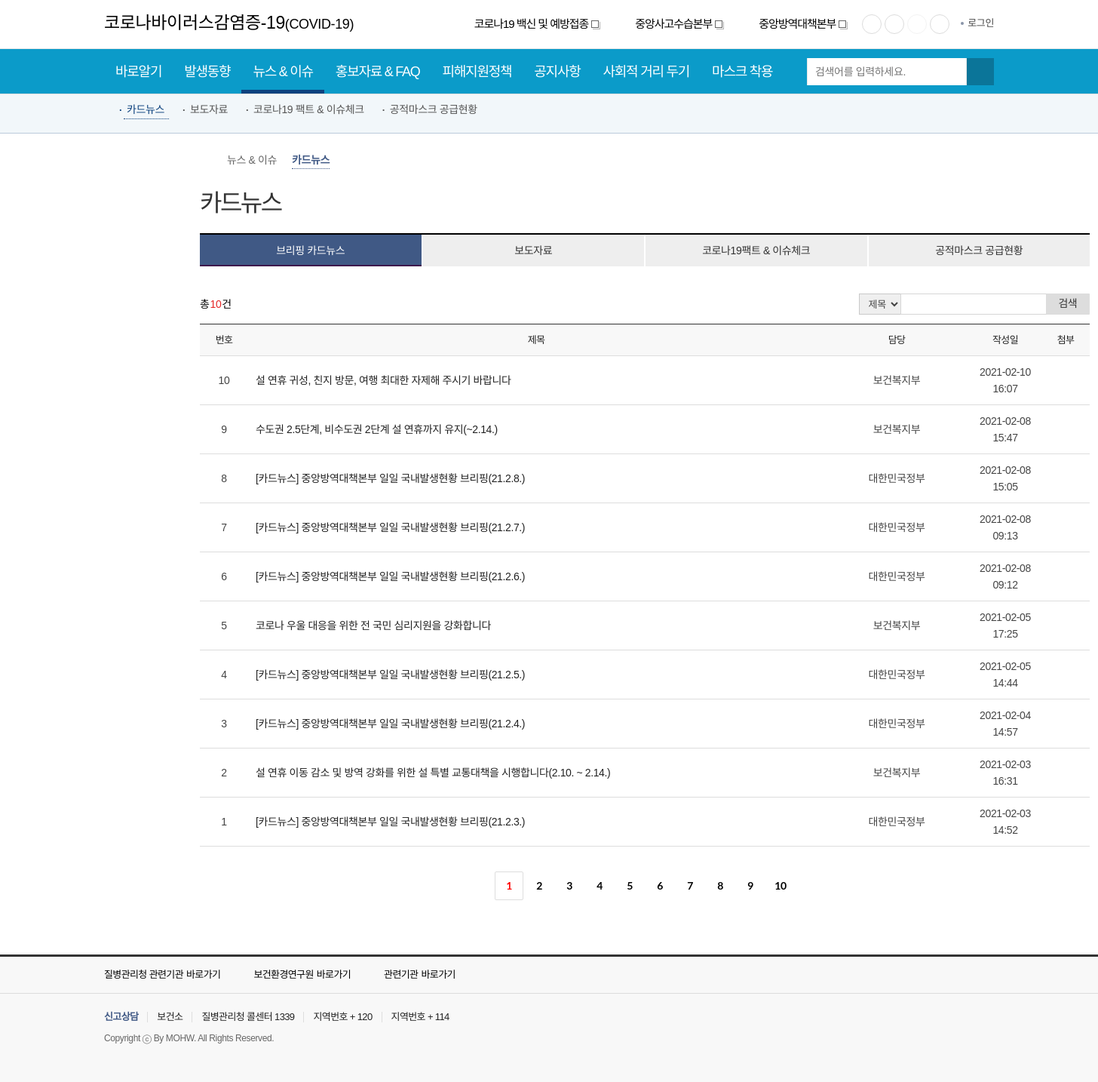
Page /news/ on the committed database.
### copycatApp/models.py (models this page shows, shortened)
class News(models.Model):
    number = models.IntegerField(default =1)
    title = models.CharField(max_length=70)
    manager = models.CharField(max_length=50)
    day = models.CharField(max_length=50)
    cardnews = models.ImageField(blank = True, null = True)

### copycatApp/views.py (the view)
# urls.py: path('',copycatApp.views.news,name="news"),
def news(request):
    newslist = News.objects.all().order_by('-number')
    return render(request, 'news.html',{'newslist':newslist})

### copycatApp/templates/news.html (shortened to what this page needs)
<!DOCTYPE html>
<html>
<head>
</head>
<body>
    <header class="header_lay">
        <div class="top">
            <div>
                <div class="n_left">
                    <h1 class="corona_h1"><a href="{% url 'main' %}">코로나바이러스감염증-19<span>(COVID-19)</span></a></h1>
                </div>
                <div class="n_right">
                    <ul class="shim">
                        <li><a href="http://ncv.kdca.go.kr/" target="_blank" title="새창">코로나19 백신 및 예방접종<i class="ico_window"><span class="hdn">새창</span></i></a></li>
                        <li><a href="http://www.mohw.go.kr/" target="_blank" title="새창">중앙사고수습본부<i class="ico_window"><span class="hdn">새창</span></i></a></li>
                        <li><a href="http://www.kdca.go.kr/" target="_blank" title="새창">중앙방역대책본부<i class="ico_window"><span class="hdn">새창</span></i></a></li>
                    </ul>
                    <ul class="sns">
                        <li class="facebook"><a href="http://www.facebook.com/koreadca" target="_blank" title="질병관리청 페이스북으로 새창">페이스북<i class="ico_window"><span class="hdn">새창</span></i></a></li>
                        <li class="youtube"><a href="https://youtube.com/channel/UCa7-3Zvxg-5Rfxgu3RQY_gw" target="_blank" title="질병관리청 유튜브 새창">유튜브<i class="ico_window"><span class="hdn">새창</span></i></a></li>
                        <li class="post"><a href="https://post.naver.com/my.nhn?memberNo=20182790" target="_blank" title="질병관리청 포스트 새창">포스트<i class="ico_window"><span class="hdn">새창</span></i></a></li>
                        <li class="twitter"><a href="http://twitter.com/koreadca" target="_blank" title="질병관리청 트위터 새창">트위터<i class="ico_window"><span class="hdn">새창</span></i></a></li>
                    </ul>
                     <ul class="country">
                        {% if user.is_authenticated %}
                            {{user.username}}님
                            <li><a href="{% url 'logout' %}">로그아웃<i class="ico_window"><span class="hdn">새창</span></i></a></li>
                        {% else %}
                            <li><a href="{% url 'signin' %}">로그인<i class="ico_window"><span class="hdn">새창</span></i></a></li>
                        {% endif %}
                    </ul>
                </div>
            </div>
        </div>
    </header>
    <div class="menubar_lay">
        <div id="header" class="header">
                <div>
                    <div class="h_right">
                        <div id="gnb" class="gnb subfix t_dp_n m_dp_n">
                            <ul>
                                <li><a href="#">바로알기</a>
                                </li>
                                <li class=""><a href="#">발생동향</a>
                                </li>
                                <li class="on"><a href="#">뉴스 &amp; 이슈</a>
                                    <div class="g_fixsub" style="display: block;"><div>
                                        <ul>
                                            <li class="on"><a href="#">카드뉴스</a></li>
                                            <li><a href="#">보도자료</a></li>
                                            <li><a href="#">코로나19 팩트 &amp; 이슈체크</a></li>
                                            <li><a href="#">공적마스크 공급현황</a></li>
                                        </ul>
                                    </div></div>
                                </li>
                                <li><a href="#">홍보자료 &amp; FAQ</a>
                                </li>
                                <li class=""><a href="#">피해지원정책</a>
                                </li>
                                <li class=""><a href="#">공지사항</a>
                                </li>
                                <li class=""><a href="/#">사회적 거리 두기</a>
                                </li>
                                <li><a href="#">마스크 착용</a>
                                </li>
                            </ul>
                        </div>
                        <div class="p_search">
                            <form id="searchForm1" name="searchForm" action="/search/search.jsp" method="post">
                                <div class="n_search">
                                    <input type="text" name="searchTerm" id="searchTerm" value="" placeholder="검색어를 입력하세요.">
                                    <input type="submit" class="btn_search" onclick="search( 'searchForm1' );"><span class="hdn">검색</span>
                                </div>
                            </form>
                        </div>
                    </div>
                </div>
    </div>
    <section class="one">
    <div class="report">
        <div>
            <div class="sub_top">
                <div class="st_navigation">
                    <ul>
                        <li><a href="/"><span class="hdn">홈</span></a></li>
                        <li><a href="#" >뉴스 &amp; 이슈</a></li>
                        <li><a href="#">카드뉴스</a></li>
                    </ul>
                </div>
                <div class="st_title">
                    <div class="fl_l">
                        <h3>카드뉴스</h3>
                    </div>
                </div>
            </div>
            <div class="sub_btn cnt4-4-2">
                <ul>
                    <li class="on"><a href="#"><span>브리핑 카드뉴스</span><em class="hdn">선택됨</em></a></li>
                    <li><a href="#"><span>보도자료</span></a></li>
                    <li><a href="#"><span>코로나19팩트 & 이슈체크</span></a></li>
                    <li><a href="#"><span>공적마스크 공급현황</span></a></li>
                </ul>
            </div>
            <div class="board_top">
                <div class="fl_l">
                    <p class="bt_count">총<strong>10</strong>건</p>
                </div>
                <div class="fl_r">
                    <fieldset>
                        <div class="bt_srch">
                            <div class="bts_slct">
                                <select id="u_shcate" name="search_item" class="select" title="검색항목 선택">
                                    <option value="1">제목</option>
                                </select>
                            </div>
                            <div>
                                <input type="text" id="search_content" name="search_content" value="" title="검색어를 입력하세요.">
                            </div>
                            <div class="bts_btn">
                                <input type="submit" class="btn btn_sm btn_gray" value="검색">
                            </div>
                        </div>
                    </fieldset>
                </div>
            </div>
            <div class="board_list">
                <table>
                    <colgroup>
                        <col class="m_dp_n" style="width:64px;">
                        <col>
                        <col class="m_dp_n" style="width:192px;">
                        <col style="width:96px;">
                        <col class="m_dp_n" style="width:64px;">
                    </colgroup>
                    <thead>
                        <tr>
                            <th class="m_dp_n" scope="col">번호</th>
                            <th scope="col">제목</th>
                            <th class="m_dp_n" scope="col">담당</th>
                            <th scope="col">작성일</th>
                            <th class="m_dp_n" scope="col">첨부</th>
                        </tr>
                    </thead>
                    <tbody>
                        <tr>{% for n in newslist.all %}
                            <td class="m_dp_n">{{n.number}}</td>
                            <td class="ta_l">
                                <a class="bl_link" href="{% url 'copycatApp:form' n.id %}">{{n.title}}</a>
                                <span class="ico_new"><span class="hdn">new</span></span>
                            </td>
                            <td class="m_dp_n">{{n.manager}}</td>
                            <td>{{n.day}}</td>
                            <td class="m_dp_n"></td>
                        </tr>
                    </tbody>
                    {% endfor %}
                </table>
            </div>
            <div class="paging">
                <a href="#" class="p_first" title="처음" onclick="fn_search(1); return false;"><span class="hdn">처음페이지</span></a><a href="#" class="p_prev" title="이전" onclick="fn_search(1); return false;"><span class="hdn">이전페이지</span></a>&nbsp;&nbsp;<strong>1</strong>&nbsp;&nbsp;<a href="#" onclick="fn_search(2); return false;">2</a>&nbsp;&nbsp;<a href="#" onclick="fn_search(3); return false;">3</a>&nbsp;&nbsp;<a href="#" onclick="fn_search(4); return false;">4</a>&nbsp;&nbsp;<a href="#" onclick="fn_search(5); return false;">5</a>&nbsp;&nbsp;<a href="#" onclick="fn_search(6); return false;">6</a>&nbsp;&nbsp;<a href="#" onclick="fn_search(7); return false;">7</a>&nbsp;&nbsp;<a href="#" onclick="fn_search(8); return false;">8</a>&nbsp;&nbsp;<a href="#" onclick="fn_search(9); return false;">9</a>&nbsp;&nbsp;<a href="#" onclick="fn_search(10); return false;">10</a>&nbsp;&nbsp;<a href="" class="p_next" title="다음" onclick="fn_search(11); return false;"><span class="hdn">다음페이지</span></a><a href="" class="p_last" title="끝" onclick="fn_search(198); return false;"><span class="hdn">끝페이지</span></a>
            </div>
        </div>
    </div>
    </section>
    <footer class="footer_lay">
        <div class="footer">
            <div class="f_top">
                <div>
                    <div class="ft_left">
                        <div class="f_relate">
                            <ul>
                                <li>
                                    <a href="#"><span>질병관리청 관련기관</span><em>바로가기</em></a>
                                </li>
                                <li>
                                    <a href="#"><span>보건환경연구원 </span><em>바로가기</em></a>
                                </li>
                                <li>
                                    <a href="#"><span>관련기관 </span><em>바로가기</em></a>
                                </li>
                            </ul>
                        </div>
                    </div>
                </div>
            </div>
            <div class="f_bottom">
                <div>
                    <div class="fb_left">
                        <div class="f_navigation">
                            <ul>
                                <li class="txt_private"><strong>신고상담</strong></li>
                                <li>보건소</li>
                                <li class="cdcinfo">질병관리청 콜센터 1339</li>
                                <li>지역번호 + 120</li>
                                <li>지역번호 + 114</li>
                            </ul>
                        </div>
                        <div class="f_copyright">
                            <p>Copyright ⓒ By MOHW. All Rights Reserved.</p>
                        </div>
                    </div>
                    <div class="fb_right">
                        <div class="f_open">
                            <a href="http://www.kogl.or.kr/" target="_blank" title="OPEN 공공누리 공공저작물 자유이용허락 사이트 이동 - 새창"><span class="hdn">OPEN 공공누리 공공저작물 자유이용허락</span><i class="ico_window"><span class="hdn">새창</span></i></a>
                        </div>
                    </div>
                </div>
            </div>
        </div>
        </div>
</body>
</html>

### rows in the picture
News: number "10", title "설 연휴 귀성, 친지 방문, 여행 최대한 자제해 주시기 바랍니다", manager "보건복지부", day "2021-02-10 16:07"
News: number "9", title "수도권 2.5단계, 비수도권 2단계 설 연휴까지 유지(~2.14.)", manager "보건복지부", day "2021-02-08 15:47"
News: number "8", title "[카드뉴스] 중앙방역대책본부 일일 국내발생현황 브리핑(21.2.8.)", manager "대한민국정부", day "2021-02-08 15:05"
News: number "7", title "[카드뉴스] 중앙방역대책본부 일일 국내발생현황 브리핑(21.2.7.)", manager "대한민국정부", day "2021-02-08 09:13"
News: number "6", title "[카드뉴스] 중앙방역대책본부 일일 국내발생현황 브리핑(21.2.6.)", manager "대한민국정부", day "2021-02-08 09:12"
News: number "5", title "코로나 우울 대응을 위한 전 국민 심리지원을 강화합니다", manager "보건복지부", day "2021-02-05 17:25"
News: number "4", title "[카드뉴스] 중앙방역대책본부 일일 국내발생현황 브리핑(21.2.5.)", manager "대한민국정부", day "2021-02-05 14:44"
News: number "3", title "[카드뉴스] 중앙방역대책본부 일일 국내발생현황 브리핑(21.2.4.)", manager "대한민국정부", day "2021-02-04 14:57"
News: number "2", title "설 연휴 이동 감소 및 방역 강화를 위한 설 특별 교통대책을 시행합니다(2.10. ~ 2.14.)", manager "보건복지부", day "2021-02-03 16:31"
News: number "1", title "[카드뉴스] 중앙방역대책본부 일일 국내발생현황 브리핑(21.2.3.)", manager "대한민국정부", day "2021-02-03 14:52"
